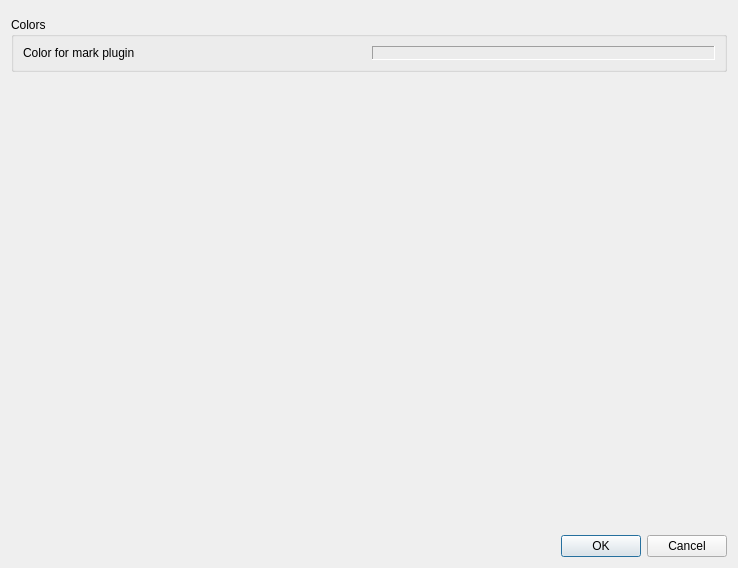
<?xml version="1.0" encoding="UTF-8"?>
<ui version="4.0">
 <class>SettingsDlg</class>
 <widget class="QDialog" name="SettingsDlg">
  <property name="geometry">
   <rect>
    <x>0</x>
    <y>0</y>
    <width>738</width>
    <height>568</height>
   </rect>
  </property>
  <property name="windowTitle">
   <string>Settings</string>
  </property>
  <layout class="QVBoxLayout" name="verticalLayout">
   <item>
    <widget class="MdShared::PluginsPage" name="m_pluginsPage" native="true"/>
   </item>
   <item>
    <widget class="QGroupBox" name="groupBox">
     <property name="title">
      <string>Colors</string>
     </property>
     <layout class="QHBoxLayout" name="horizontalLayout">
      <item>
       <widget class="QLabel" name="label">
        <property name="text">
         <string>Color for mark plugin</string>
        </property>
       </widget>
      </item>
      <item>
       <widget class="MdShared::ColorWidget" name="m_markColor">
        <property name="frameShape">
         <enum>QFrame::Shape::Panel</enum>
        </property>
        <property name="frameShadow">
         <enum>QFrame::Shadow::Sunken</enum>
        </property>
       </widget>
      </item>
     </layout>
    </widget>
   </item>
   <item>
    <spacer name="verticalSpacer">
     <property name="orientation">
      <enum>Qt::Orientation::Vertical</enum>
     </property>
     <property name="sizeHint" stdset="0">
      <size>
       <width>20</width>
       <height>431</height>
      </size>
     </property>
    </spacer>
   </item>
   <item>
    <widget class="QDialogButtonBox" name="buttonBox">
     <property name="orientation">
      <enum>Qt::Orientation::Horizontal</enum>
     </property>
     <property name="standardButtons">
      <set>QDialogButtonBox::StandardButton::Cancel|QDialogButtonBox::StandardButton::Ok</set>
     </property>
    </widget>
   </item>
  </layout>
 </widget>
 <customwidgets>
  <customwidget>
   <class>MdShared::PluginsPage</class>
   <extends>QWidget</extends>
   <header>plugins_page.h</header>
   <container>1</container>
  </customwidget>
  <customwidget>
   <class>MdShared::ColorWidget</class>
   <extends>QFrame</extends>
   <header>color_widget.h</header>
   <container>1</container>
  </customwidget>
 </customwidgets>
 <resources/>
 <connections>
  <connection>
   <sender>buttonBox</sender>
   <signal>accepted()</signal>
   <receiver>SettingsDlg</receiver>
   <slot>accept()</slot>
   <hints>
    <hint type="sourcelabel">
     <x>248</x>
     <y>254</y>
    </hint>
    <hint type="destinationlabel">
     <x>157</x>
     <y>274</y>
    </hint>
   </hints>
  </connection>
  <connection>
   <sender>buttonBox</sender>
   <signal>rejected()</signal>
   <receiver>SettingsDlg</receiver>
   <slot>reject()</slot>
   <hints>
    <hint type="sourcelabel">
     <x>316</x>
     <y>260</y>
    </hint>
    <hint type="destinationlabel">
     <x>286</x>
     <y>274</y>
    </hint>
   </hints>
  </connection>
 </connections>
</ui>
